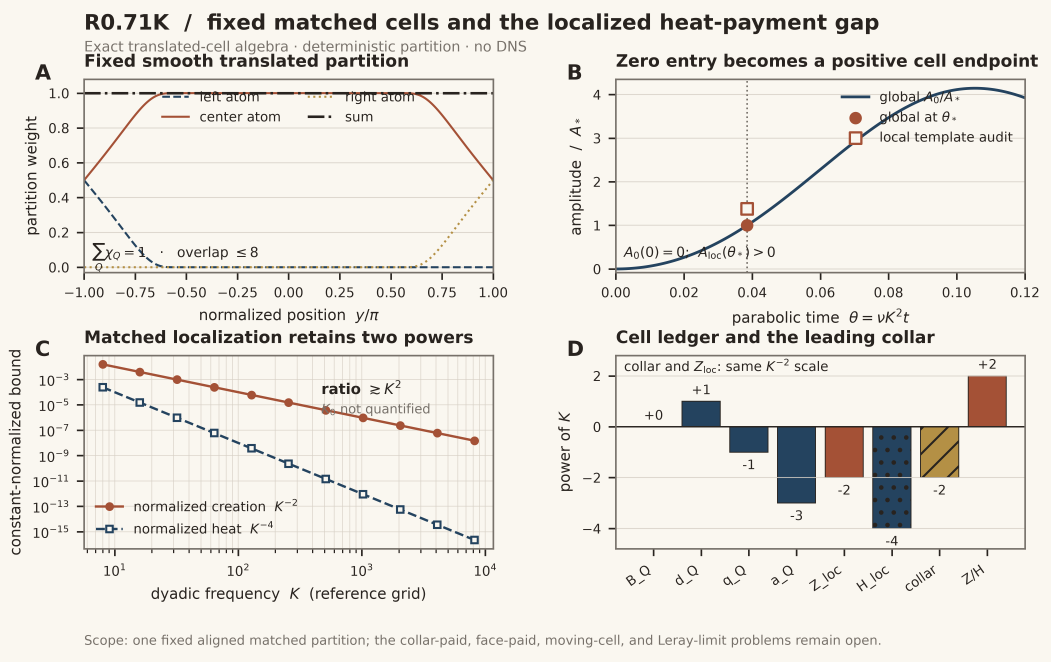
#> input picture figures/r071k-matched-cells/fig-r071k-matched-cell-gap/figure.png, 4204 x 2645 px (shown at 1/4 size)
$ python qa_images.py
#> lines starting #> are read from the running program, lines starting #| are printed output that depends on the picture
#!/usr/bin/env python3
"""Create original and grayscale print-size QA previews."""

from pathlib import Path

from PIL import Image, ImageOps


with Image.open(Path("figure.png")) as image:
#> image is the input picture: PIL image 4204x2645 RGBA; mean R, G, B, A 234.8, 231.3, 224.6, 255
    source = image.convert("RGB")
width = 1780
height = round(source.height * width / source.width)
#> height = 1120
preview = source.resize((width, height), Image.Resampling.LANCZOS)
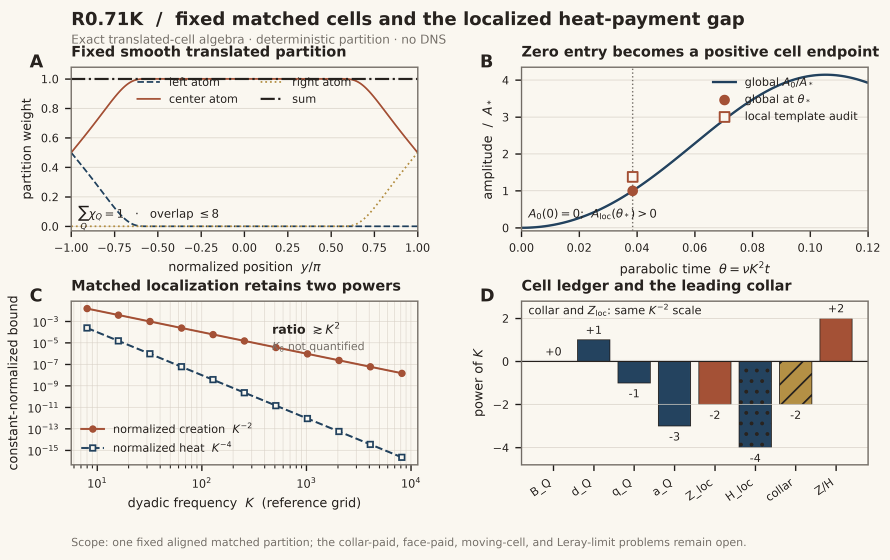
#> preview: PIL image 1780x1120 RGB (shown at 1/2 size); mean R, G, B 234.7, 231.2, 224.6
preview.save("qa-original.png", dpi=(254, 254))
ImageOps.grayscale(preview).convert("RGB").save("qa-grayscale.png", dpi=(254, 254))
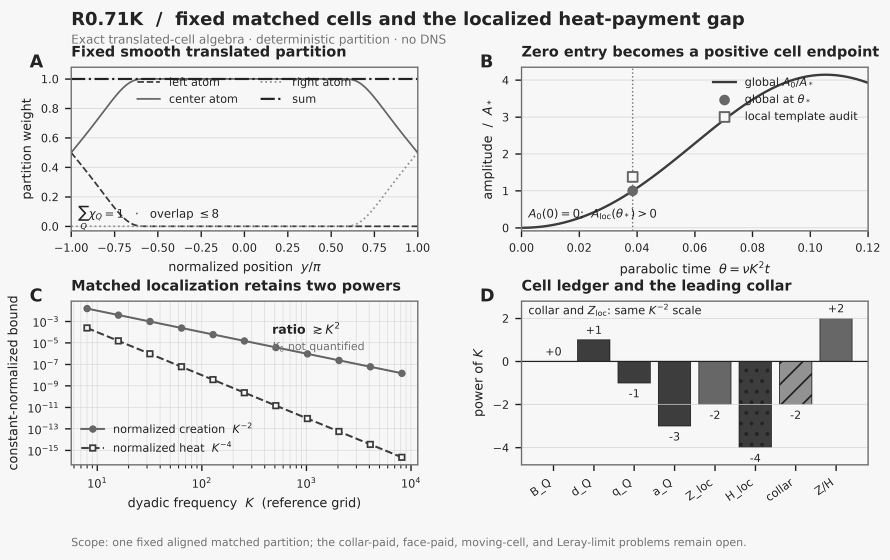
#> saved as qa-grayscale.png: PIL image 1780x1120 RGB (shown at 1/2 size); min 0, max 255, mean 231.4
